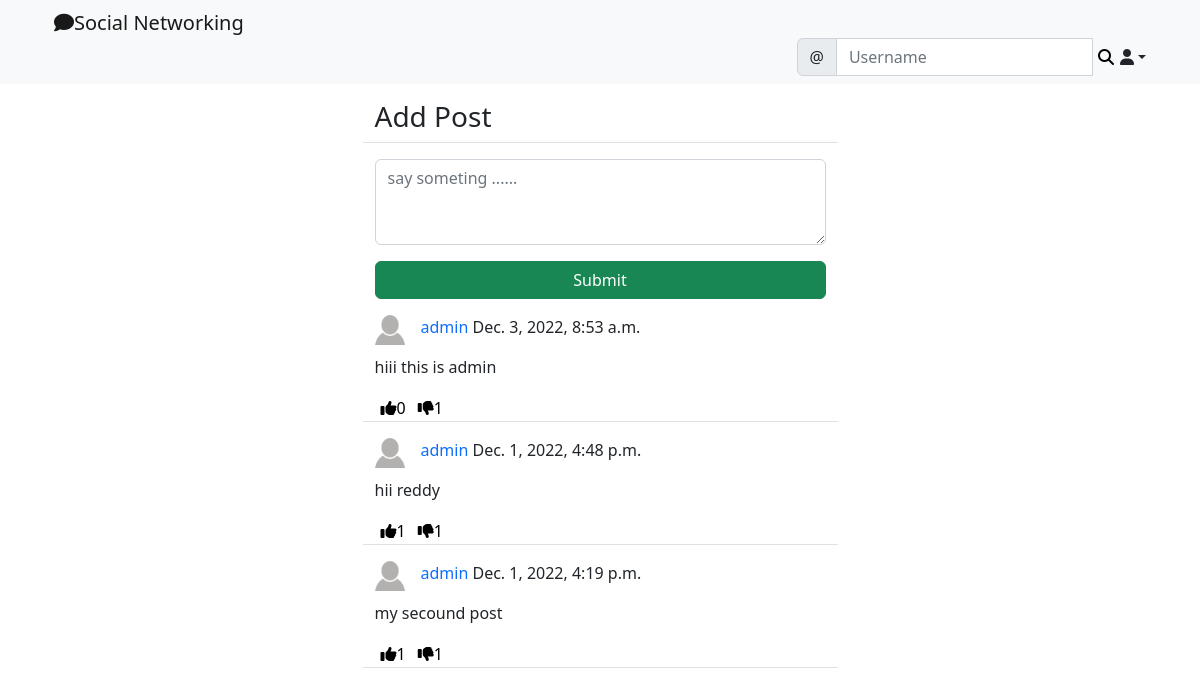
The page /social/ (signed in) on the database its author committed.
### social_appe/models.py (models this page shows)
class Post(models.Model):
    body=models.TextField()
    created_on=models.DateTimeField(default=timezone.now())
    author=models.ForeignKey(User,on_delete=models.CASCADE)
    likes=models.ManyToManyField(User,blank=True,related_name='likes')
    dislikes=models.ManyToManyField(User,blank=True,related_name='dislikes')

class UserProfile(models.Model):
    user=models.OneToOneField(User,primary_key=True,verbose_name='user',related_name='profile',on_delete=models.CASCADE)
    name=models.CharField(max_length=30,blank=True,null=True)
    bio=models.TextField(max_length=500,blank=True,null=True)
    birth_date=models.DateField(null=True,blank=True)
    location=models.CharField(max_length=100,null=True,blank=True)
    picture=models.ImageField(upload_to='upload/profile_pictures',default='uploads/profile_pictures/default.png')
    followers=models.ManyToManyField(User,related_name='followers',blank=True)

### social_appe/views.py (the view, shortened to what this page needs)
# urls.py: path('',Postlist.as_view(),name='post_list'),
class Postlist(LoginRequiredMixin,View):
    def get(self,request,*args,**kwargs):
        login_user = request.user
        posts=Post.objects.filter(author__profile__followers__in=[login_user.id]).order_by('-created_on')
        form=PostForm()
        content = {
            'post_list':posts,
            'form':form
        }
        return render(request,'social_appe/post_list.html',content)

### social_appe/forms.py
class PostForm(forms.ModelForm):
    body=forms.CharField(
        label="",
        widget=forms.Textarea(
            attrs={
                'rows':3,
                'placeholder':'say someting ......',
                'class':'form-control'
            }
        )
    )
    class Meta:
        model = Post
        fields = ['body']

### social_appe/templates/social_appe/post_list.html (shortened to what this page needs)
{% extends 'landing/base.html' %}
{% load crispy_forms_tags %}
{% block content %}
    <div class="container">
    <div class="row justify-content-center mt-3">
        <div class="col-md-5 col-sm-12 border-bottom">
            <h3>Add Post</h3>
        </div>
    </div>
    <div class="row justify-content-center mt-3">
        <div class="col-md-5 col-sm-12 ">
           <form method="post">
               {{ form | crispy }}
            <div class="d-grid gap-2">
                <button class="btn btn-success mt-3">Submit</button>
            </div>
           </form>
        </div>
    </div>
    {% for post in post_list %}
    <div class="row justify-content-center mt-3">
        <div class="col-md-5 col-sm-12 border-bottom position-relative">
              <div>
                <a href="{% url 'profile' post.author.profile.pk %}">
                    <img src="{{ post.author.profile.picture.url }}" class="round-circle post_img" height="30" width="30" />
                </a>
                <p class="post-test">
                    <a style="text-decoration: none" class="text-primary" href="{% url 'profile' post.author.profile.pk %}">
                        {{ post.author }}</a> {{ post.created_on }}
                </p>
            </div>
            <div class="position-relative">
                <p>{{ post.body }}</p>
            </div>
            <div class="d-flex flex-row">
                <form method="post" action="{% url 'like' post.pk %}" >
                    <button class="remove_default_btn" type="submit">
                        <i class="fa fa-thumbs-up mr-1"></i><span>{{ post.likes.all.count }}</span>
                    </button>
                </form>
                <form method="post" action="{% url 'dislike' post.pk %}" >
                    <button class="remove_default_btn" type="submit">
                        <i class="fa fa-thumbs-down mr-1"></i><span>{{ post.dislikes.all.count }}</span>
                    </button>
                </form>
            </div>
        </div>
    </div>
    {% endfor %}
    </div>
{% endblock content %}

### static/css/styles.css (style rules this page uses)
.remove_default_btn { border: none; box-shadow: none; background-color: transparent; }
.post_img { float: left; margin-right: 1rem; }

### rows shown on the page
Post: author.profile.picture (placeholder picture), author "admin", created_on "Dec. 3, 2022, 8:53 a.m.", body "hiii this is admin", likes.all.count "0", dislikes.all.count "1"
Post: author.profile.picture (placeholder picture), author "admin", created_on "Dec. 1, 2022, 4:48 p.m.", body "hii reddy", likes.all.count "1", dislikes.all.count "1"
Post: author.profile.picture (placeholder picture), author "admin", created_on "Dec. 1, 2022, 4:19 p.m.", body "my secound post", likes.all.count "1", dislikes.all.count "1"
